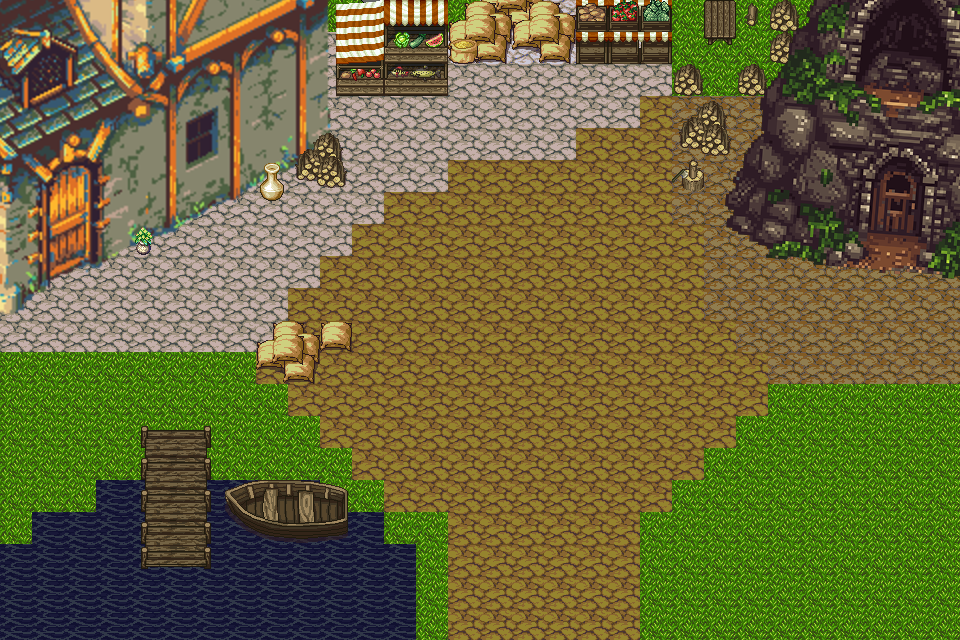

The image is a tile-based game level rendered from a .tmx file. Its description and source (layers, tilesets, objects; grid data summarised) follow:
An orthogonal 30x20 tile map with 32x32 px tiles, 8 tile layers (Tile Layer 1, wall 0, wall 1, wall 2, ...), 1 hidden layer not drawn, 7 tilesets and 1 object.

<map version="1.10" tiledversion="git" orientation="orthogonal" renderorder="right-down" width="30" height="20" tilewidth="32" tileheight="32" infinite="0" nextlayerid="16" nextobjectid="8">
 <tileset firstgid="1" name="PathAndObjects" tilewidth="32" tileheight="32" tilecount="256" columns="16">
  <image source="../PNG/PathAndObjects.png" width="512" height="512" />
 </tileset>
 <tileset firstgid="257" source="../TSX/perspective_walls.tsx" />
 <tileset firstgid="321" source="../TSX/warrior.tsx" />
 <tileset firstgid="1689" name="dgn1" tilewidth="384" tileheight="384" tilecount="1" columns="1">
  <image source="../PNG/dgn1.png" width="384" height="384" />
 </tileset>
 <tileset firstgid="1690" source="../TSX/PathAndObjects.tsx" />
 <tileset firstgid="1946" name="houses" tilewidth="32" tileheight="32" tilecount="1024" columns="32">
  <image source="../PNG/houses.png" width="1024" height="1024" />
 </tileset>
 <tileset firstgid="2970" source="../TSX/archer.tsx" />
 <layer id="1" name="Tile Layer 1" width="30" height="20">
  <data>[600 cells, 599 non-empty, 6 distinct tile ids]</data>
 </layer>
 <layer id="6" name="wall 0" width="30" height="20" tintcolor="#bd674b">
  <data>[600 cells, 2 non-empty, 2 distinct tile ids]</data>
 </layer>
 <layer id="7" name="wall 1" width="30" height="20" tintcolor="#bd674b">
  <data>[600 cells, 2 non-empty, 1 distinct tile ids]</data>
 </layer>
 <layer id="8" name="wall 2" width="30" height="20" tintcolor="#bd674b">
  <data>[600 cells, 2 non-empty, 1 distinct tile ids]</data>
 </layer>
 <layer id="9" name="wall stage 1 layer 1" width="30" height="20" tintcolor="#bd674b">
  <data>[600 cells, 2 non-empty, 1 distinct tile ids]</data>
 </layer>
 <layer id="10" name="wall stage 1 layer 2" width="30" height="20" tintcolor="#bd674b">
  <data>[600 cells, 3 non-empty, 1 distinct tile ids]</data>
 </layer>
 <layer id="14" name="Layer 3" width="30" height="20">
  <data>[600 cells, 126 non-empty, 122 distinct tile ids]</data>
 </layer>
 <layer id="2" name="Tile Layer 2" width="30" height="20">
  <data>[600 cells, 64 non-empty, 55 distinct tile ids]</data>
 </layer>
 <layer id="12" name="Base" width="30" height="20" visible="0">
  <data>[600 cells, 71 non-empty, 1 distinct tile ids]</data>
 </layer>
 <objectgroup id="13" name="Object Layer 1">
  <object id="7" gid="2970" x="508.667" y="597.333" width="64" height="64" />
 </objectgroup>
</map>
